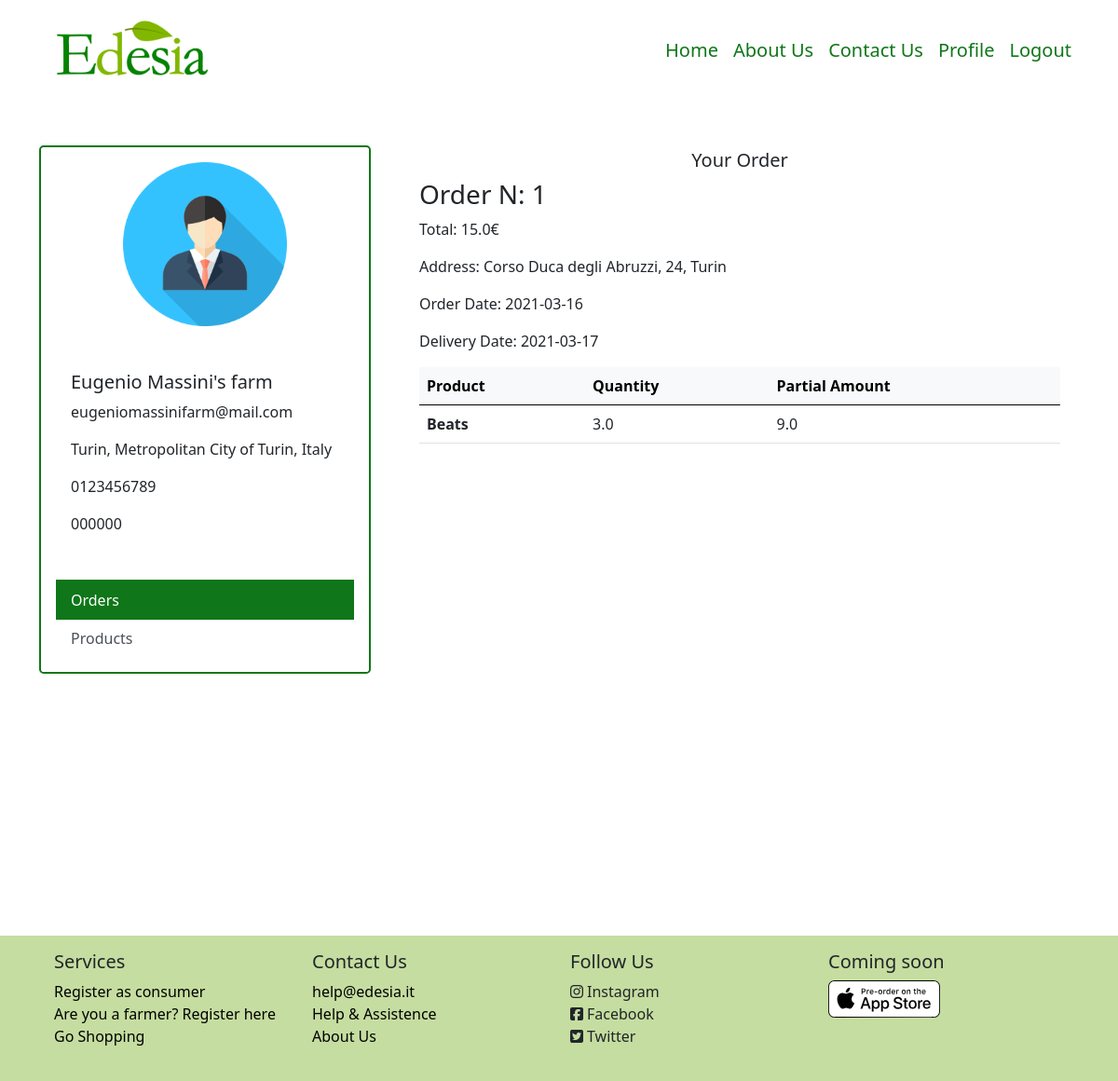
The page /supplier/7/orders (signed in) on the database its author committed.
### model.py (models this page shows, shortened)
class Supplier (db.Model):
    id = db.Column(db.Integer, db.ForeignKey('user.id'), primary_key=True)
    supplier_name = db.Column(db.String(50), nullable=False)
    supplier_address = db.Column(db.String(100), nullable=False)
    supplier_city = db.Column(db.String(50))
    supplier_phone = db.Column(db.String(12), nullable=False)
    piva = db.Column(db.String(25), nullable=False)
    description = db.Column(db.String(500), nullable=True)
    __mapper_args__ = {
        'polymorphic_identity': 'supplier',
    }

class User (UserMixin, db.Model):
    id = db.Column(db.Integer, primary_key=True)  # Auto-incrementing
    email = db.Column(db.String(50), unique=True, nullable=False)
    name = db.Column(db.String(50), nullable=False)
    password_hash = db.Column(db.String(200), nullable=False)
    roleid = db.Column(db.Integer, db.ForeignKey('role.id'))
    type = db.Column(db.String(30))
    __mapper_args__ = {
        'polymorphic_identity': 'user',
        'polymorphic_on': type
    }

class Order (db.Model):
    id = db.Column(db.Integer, primary_key=True)
    consumer_id = db.Column(db.Integer, db.ForeignKey('consumer.id'))
    supplier_id = db.Column(db.Integer, db.ForeignKey('supplier.id'))
    date = db.Column(db.Date)
    delivery_date = db.Column(db.Date)
    amount = db.Column(db.Float)
    review = db.Column(db.Boolean, default=False)

class Consumer(db.Model):
    id = db.Column(db.Integer, db.ForeignKey('user.id'), primary_key=True)
    consumer_name = db.Column(db.String(50), nullable=False)
    consumer_surname = db.Column(db.String(50), nullable=False)
    consumer_address = db.Column(db.String(50), nullable=False)
    consumer_phone = db.Column(db.String(12), nullable=False)
    __mapper_args__ = {
        'polymorphic_identity': 'consumer',
    }

class OrderLine(db.Model):
    id = db.Column(db.Integer, primary_key=True)
    order_id = db.Column(db.Integer, db.ForeignKey('order.id'))
    supplier_id = db.Column(db.Integer, db.ForeignKey('supplier.id'))
    product_id = db.Column(db.Integer, db.ForeignKey('product.id'))
    product_name = db.Column(db.String)
    quantity = db.Column(db.Float)
    partial_amount = db.Column(db.Float)

### app.py (the view, shortened to what this page needs)
@app.route('/supplier/<int:id>/<page>', methods=['GET', 'POST'])
@login_required
def supplier(id, page):
    supplier = Supplier.query.filter_by(id=id).first()
    user = User.query.filter_by(id=id).first()
    if page == "orders":
        orders = Order.query.filter_by(supplier_id=id).all()
        l_order_cons = []
        class OrderCons():
            def __init__(self, order, content, consumer):
                self.order = order
                self.content = content
                self.consumer = consumer
        for o in orders:
            products = []
            lines = OrderLine.query.filter_by(order_id=o.id).all()
            consumer = Consumer.query.filter_by(id=o.consumer_id).first()
            for l in lines:
                products.append(l)
            l_order_cons.append(OrderCons(o, products, consumer))
        return render_template('Pages/profile/profile_supplier-orders.html', supplier=supplier, user=user, orders=l_order_cons)
    elif page == "products":
        products = Product.query.filter_by(supplier_id=id).all()
        return render_template('Pages/profile/profile_supplier-products.html', supplier=supplier, user=user, products=products)

### model.py (called while the page is built)
@login_manager.user_loader
def load_user(user_id):
    return User.query.get(int(user_id))

### templates/Pages/profile/profile_supplier-orders.html
{% extends 'Pages/profile/profile-supplier.html' %}
{% block specific %}
                    <div class="row text-center">
                        <h5>Your Order</h5>
                    </div>
                    {% if orders %}
                    {% for order in orders %}
                        <h3>Order N: {{ order.order.id }}</h3>
                        <p>Total: {{ order.order.amount }}€</p>
                        <p>Address: {{ order.consumer.consumer_address}}</p>
                        <p>Order Date: {{ order.order.date }}</p>
                        <p>Delivery Date: {{ order.order.delivery_date }}</p>
                    <div class="table-responsive-lg">
                        <table class="table table-hover">
                            <thead class="table-light">
                                <tr>
                                    <th scope="col">Product</th>
                                    <th scope="col">Quantity</th>
                                    <th scope="col">Partial Amount</th>
                                </tr>
                            </thead>
                            <tbody>
                            {% for line in order.content %}
                                <tr>
                                    <th scope="row">{{ line.product_name }}</th>
                                    <td>{{line.quantity}}</td>
                                    <td>{{ line.partial_amount}}</td>
                                </tr>
                            {% endfor %}
                            </tbody>
                        </table>
                    </div>
                {% endfor %}
                {% else %}
                    <p>No orders found</p>
                {% endif %}
{% endblock %}

### templates/Pages/profile/profile-supplier.html (shortened to what this page needs)
{% extends 'Components/base.html' %}
{% block body %}
    <div class="container-lg min-vh-100">
        <div class="row mt-5 mb-5">
            <div class="col-md-4">
                <div class="card m-auto rounded-3 border-2" id="cardProfileConsumer">
                    <img src="/static/images/avatar.png" class="card-img-top mt-3 mb-3 m-auto" style="width: 50%">
                    <div class="card-body m-3">
                        <h5 class="card-title">{{ supplier.supplier_name }}</h5>
                        <p class="card-text">{{ user.email }}</p>
                        <p class="card-text">{{ supplier.supplier_address }}</p>
                        <p class="card-text">{{ supplier.supplier_phone }}</p>
                        <p class="card-text">{{ supplier.piva }}</p>
                    </div>
                    <div class="list-group list-group-flush m-3" id="mylist">
                        {% if products %}
                            <a class="list-group-item list-group-item-action" href="{{ url_for('supplier', id=supplier.id, page='orders')}}">Orders</a>
                            <a class="list-group-item list-group-item-action active" href="{{ url_for('supplier', id=supplier.id, page='products')}}">Products</a>
                        {% else %}
                            <a class="list-group-item list-group-item-action active" href="{{ url_for('supplier', id=supplier.id, page='orders')}}">Orders</a>
                            <a class="list-group-item list-group-item-action" href="{{ url_for('supplier', id=supplier.id, page='products')}}">Products</a>
                        {% endif %}
                    </div>
                </div>
            </div>
             <div class="col">
                    <div class="container-fluid m-1">
                    {% block specific %}
                    {% endblock %}
                    </div>
             </div>
        </div>
    </div>
{% endblock %}

### static/personal.css (style rules this page uses)
#searchBar input, #cardResult, #cardProfileConsumer { border-color: #0F7619;; }
#mylist .active { background-color: #0F7619; border-color: #0F7619; }

### rows shown on the page
Supplier: supplier_name "Eugenio Massini's farm", supplier_address "Turin, Metropolitan City of Turin, Italy", supplier_phone "0123456789", piva "000000"
User: email "eugeniomassinifarm@mail.com"
Order: order.id "1", order.amount "15.0", order "2021-03-16", order.delivery_date "2021-03-17"
Consumer: consumer.consumer_address "Corso Duca degli Abruzzi, 24, Turin"
OrderLine: product_name "Beats", quantity "3.0", partial_amount "9.0"
